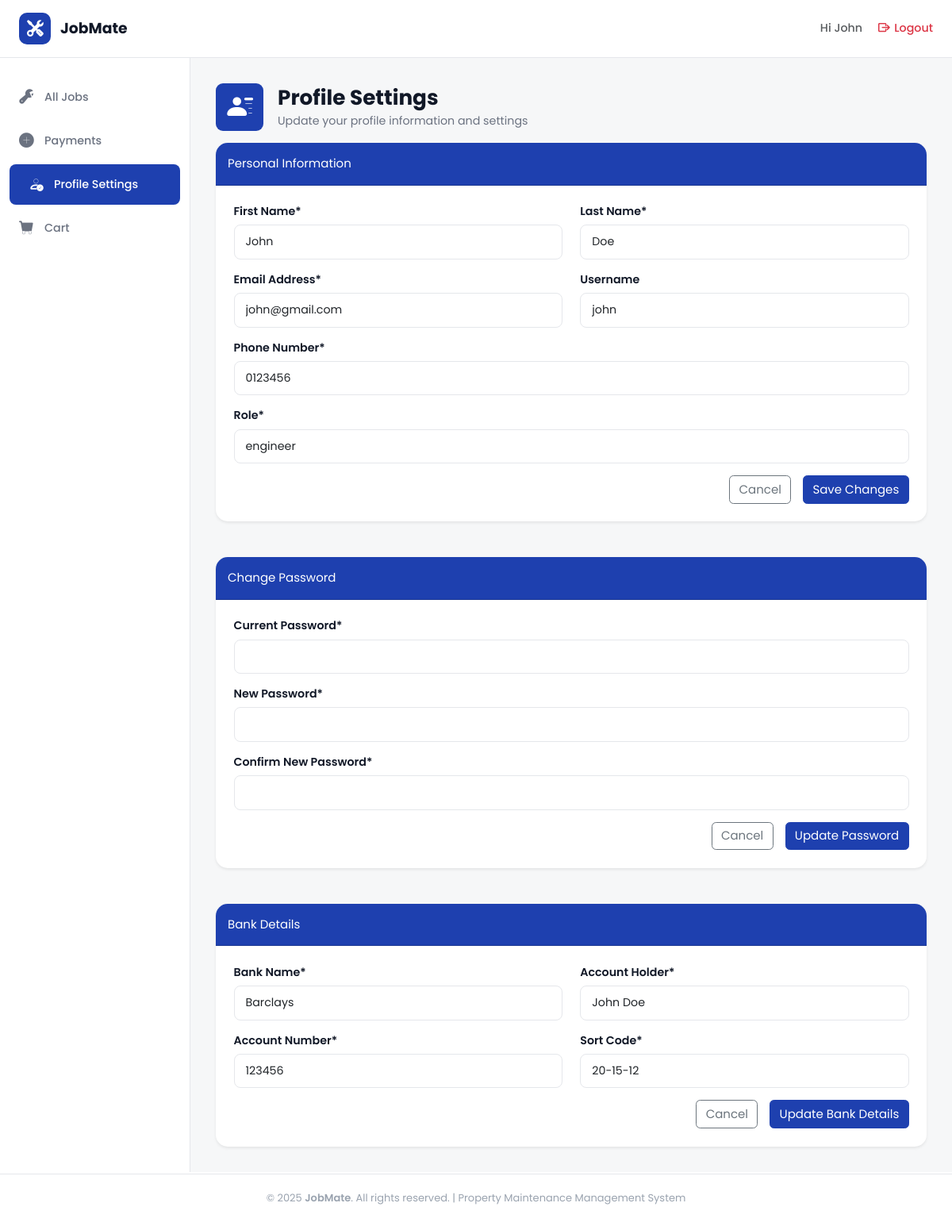
The app's page /users/profile_settings/ (signed in), older data.
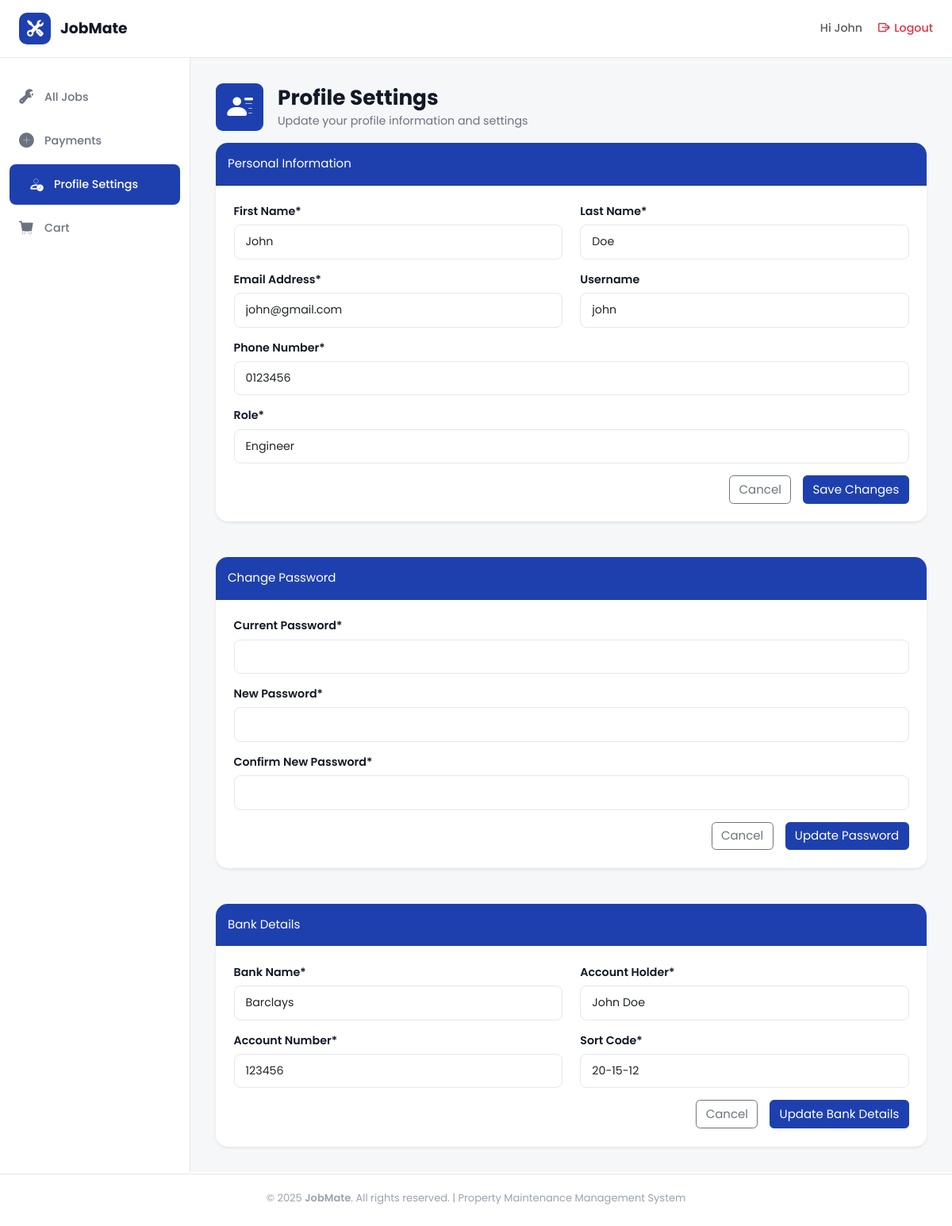
The same page, newer data.
### users/models.py (models this page shows, shortened)
class Profile(models.Model):
    user = models.OneToOneField(User, on_delete=models.CASCADE)
    phone_number = models.CharField(
        max_length=20,
        blank=False,
    )
    role = models.CharField(
        max_length=20,
        default='Engineer'
    )
    bank_name = models.CharField(
        max_length=100,
        blank=True,
        null=True
    )
    account_holder = models.CharField(
        max_length=100,
        blank=True,
        null=True
    )
    account_number = models.CharField(
        max_length=20,
        blank=True,
        null=True
    )
    sort_code = models.CharField(
        max_length=20,
        blank=True,
        null=True
    )

### users/views.py (the view, shortened to what this page needs)
# urls.py: path('profile_settings/', views.profile_settings, name='profile_settings'),
@login_required
def profile_settings(request):
    profile = request.user.profile
    if request.method == "POST" and "submit_personal" in request.POST:
        personal_form = ProfileForm(request.POST, instance=profile)
        bank_form = BankDetailsForm(instance=profile)
        password_form = PasswordChangeForm(request.user)
        if personal_form.is_valid():
            personal_form.save()
            messages.success(request, 'Your profile was successfully updated!')
            return redirect("users:profile_settings")
    elif request.method == "POST" and "submit_bank" in request.POST:
        bank_form = BankDetailsForm(request.POST, instance=profile)
        if bank_form.is_valid():
            bank_form.save()
            messages.success(request, 'Your bank details was successfully updated!')
            return redirect("users:profile_settings")
    else:
        personal_form = ProfileForm(instance=profile)
        bank_form = BankDetailsForm(instance=profile)
        password_form = PasswordChangeForm(request.user)
        for field in password_form.fields.values():
            field.widget.attrs["class"] = "form-control"
            field.widget.attrs["placeholder"] = ""
            field.widget.attrs.pop("autofocus", None) # Remove focus when the profile page loads
    return render(
        request,
        "profile_settings.html",
        {
            "personal_form": personal_form,
            "bank_form": bank_form,
            "password_form": password_form,
        },
    )

### users/forms/profile.py
class ProfileForm(forms.ModelForm):
    class Meta:
        model = Profile
        fields = [
            'phone_number',
            'role',
        ]
        widgets = {
            "phone_number": forms.TextInput(attrs={"class": "form-control"}),
            'role': forms.TextInput(attrs={'class': 'form-control',  'readonly': 'readonly'}),
        }

class BankDetailsForm(forms.ModelForm):
    class Meta:
        model = Profile
        fields = [
            "bank_name",
            "account_holder",
            "account_number",
            "sort_code"
        ]
        widgets = {
            'bank_name': forms.TextInput(attrs={'class': 'form-control'}),
            'account_holder': forms.TextInput(attrs={'class': 'form-control'}),
            'account_number': forms.TextInput(attrs={'class': 'form-control'}),
            'sort_code': forms.TextInput(attrs={'class': 'form-control'}),
        }

### users/templates/profile_settings.html (shortened to what the changed rows need)
{% extends "dashboard_base.html" %}
{% load static %}
{% block content %}
<div class="heading-section">
    <div class="d-flex align-items-center gap-3 mb-3">
        <div>
            <h1 class="section-title">Profile Settings</h1>
        </div>
    </div>
</div>
<div class="card shadow-sm border-0 rounded-4 mb-5">
    <form class="card-body p-4" method="POST" action="">
        <div class="mb-3">
            <label class="form-label">Phone Number*</label>
            {{ personal_form.phone_number }}
        </div>
        <div class="mb-3">
            <label class="form-label">Role*</label>
            {{ personal_form.role }}
        </div>
    </form>
</div>
<div class="card shadow-sm border-0 rounded-4">
    <form class="card-body p-4" method="POST">
        <div class="row mb-3">
            <div class="col-md-6">
                <label class="form-label">Bank Name*</label>
                {{ bank_form.bank_name }}
            </div>
            <div class="col-md-6">
                <label class="form-label">Account Holder*</label>
                {{ bank_form.account_holder }}
            </div>
        </div>
        <div class="row mb-3">
            <div class="col-md-6">
                <label class="form-label">Account Number*</label>
                {{ bank_form.account_number }}
            </div>
            <div class="col-md-6">
                <label class="form-label">Sort Code*</label>
                {{ bank_form.sort_code }}
            </div>
        </div>
    </form>
</div>
{% endblock %}

Row changes from the older to the newer data that the page shows:
changed Profile "Barclays": role "engineer" → "Engineer"
